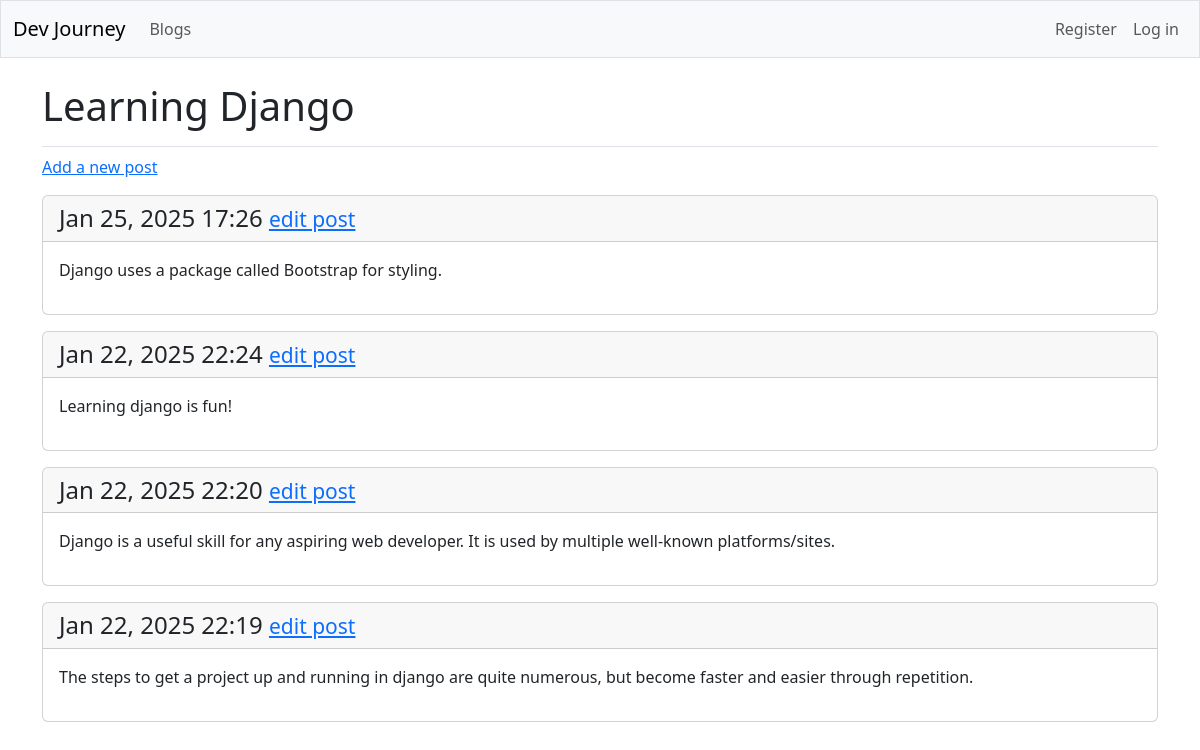
/blogs/2/, run on the app's committed database.
### blogs/models.py (models this page shows, shortened)
class Blog(models.Model):
    text = models.CharField(max_length=200)
    date_added = models.DateTimeField(auto_now_add=True)
    owner = models.ForeignKey(User, on_delete=models.CASCADE)

class Post(models.Model):
    blog = models.ForeignKey(Blog, on_delete=models.CASCADE)
    text = models.TextField()
    date_added = models.DateTimeField(auto_now_add=True)
    class Meta:
        verbose_name_plural = 'posts'

### blogs/views.py (the view)
# urls.py: path('blogs/<int:blog_id>/', views.blog, name='blog'),
def blog(request, blog_id):
    blog = Blog.objects.get(id=blog_id)
    posts = blog.post_set.order_by('-date_added')
    context = {'blog':blog, 'posts':posts}
    return render(request, 'blogs/blog.html', context)

### blogs/templates/blogs/blog.html
{% extends 'blogs/base.html' %}
{% block page_header %}
  <h1>{{ blog.text }} </h1>
{% endblock page_header %}
{% block content %}
  <p>
    <a href="{% url 'blogs:new_post' blog.id %}">Add a new post</a>
  </p>
  {% for post in posts %}
    <div class="card mb-3">
      <h4 class="card-header">
        {{ post.date_added|date:'M d, Y H:i' }}
        <small><a href="{% url 'blogs:edit_post' post.id %}">
          edit post</a></small>
      </h4>
      <div class="card-body">{{ post.text|linebreaks }}</div>
    </div>
  {% empty %}
    <p>No posts have been made for this topic yet.</p>
  {% endfor %}
  {% endblock content %}

### data on the page
Blog: text "Learning Django"
Post: date_added "Jan 25, 2025 17:26", text "Django uses a package called Bootstrap for styling."
Post: date_added "Jan 22, 2025 22:24", text "Learning django is fun!"
Post: date_added "Jan 22, 2025 22:20", text "Django is a useful skill for any aspiring web developer. It is used by multiple well-known platforms/sites."
Post: date_added "Jan 22, 2025 22:19", text "The steps to get a project up and running in django are quite numerous, but become faster and easier through repetition."
